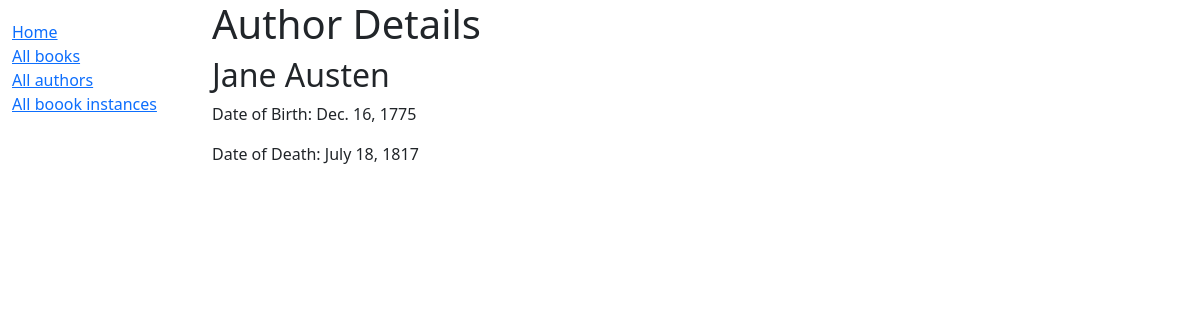
/library/author/3/, run on the app's committed database.
### library/models/author.py (models this page shows, shortened)
class Author(models.Model):
    first_name = models.CharField(max_length=100)
    last_name = models.CharField(max_length=100)
    date_of_birth = models.DateField(null=True, blank=True)
    date_of_death = models.DateField(null=True, blank=True)
    class Meta:
        ordering = ['last_name']

### library/views/author.py (the view)
# urls.py: path('author/<int:pk>/', author.AuthorDetailView.as_view(), name='author_detail'),  # The detail view for a specific author
class AuthorDetailView(generic.DetailView):
    model = Author
    template_name = 'library/author_detail.html'

### library/templates/library/author_detail.html
{% extends "base_generic.html" %}
{% block content %}
    <h1>Author Details</h1>
    {% if author %}
        <h2>{{ author.first_name }} {{ author.last_name }}</h2>
        {% if author.date_of_birth %}
            <p>Date of Birth: {{ author.date_of_birth }}</p>
        {% endif %}
        {% if author.date_of_death %}
            <p>Date of Death: {{ author.date_of_death }}</p>
        {% endif %}
    {% else %}
        <p>Author not found.</p>
    {% endif %}
{% endblock %}

### data on the page
Author: first_name "Jane", last_name "Austen", date_of_birth "Dec. 16, 1775", date_of_death "July 18, 1817"
